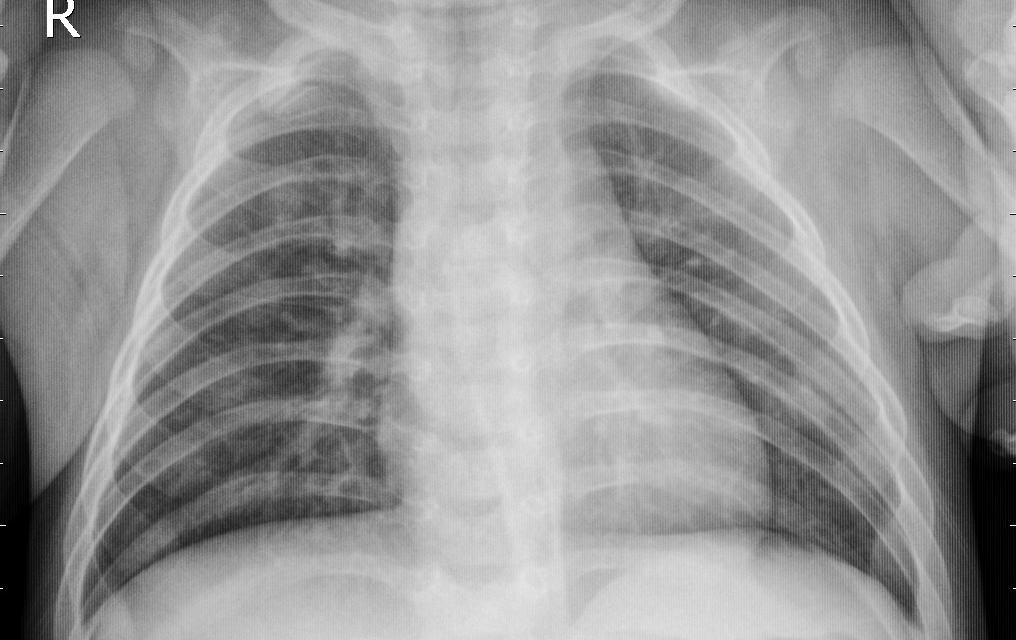
#> input picture tests/test_image.jpg, 1016 x 640 px
$ python -i preprocess_img.py   (imports and definitions only)
#> lines starting #> are read from the running program, lines starting #| are printed output that depends on the picture
#> further down, picture is the input picture: shape (640, 1016, 3); min 0, max 255, mean 148.8
import cv2
import numpy as np


def preprocess(array):
    """
    Preprocesa una imagen para que sea adecuada para la prediccion.

    Args:
        array (numpy.ndarray): Imagen en formato numpy.

    Returns:
        numpy.ndarray: Imagen preprocesada lista para la predición.
    """
    array = cv2.resize(array, (512, 512))
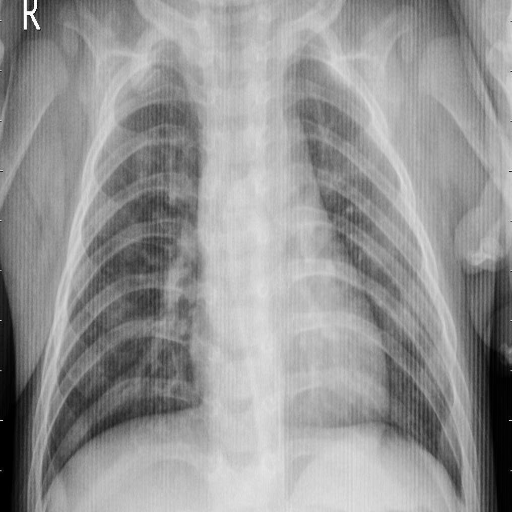
#> array: shape (512, 512, 3); min 0, max 255, mean 148.6
    array = cv2.cvtColor(array, cv2.COLOR_BGR2GRAY)
#> array: shape (512, 512)
    clahe = cv2.createCLAHE(clipLimit=2.0, tileGridSize=(4, 4))
    array = clahe.apply(array)
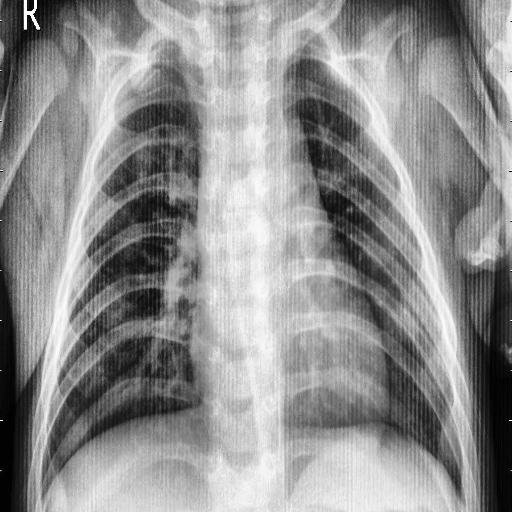
#> array: shape (512, 512); min 0, max 255, mean 142
    array = array / 255
    array = np.expand_dims(array, axis=-1)
    array = np.expand_dims(array, axis=0)

    print("Hola, preprocess_img.py")
    return array

>>> import cv2
>>> picture = cv2.imread('../tests/test_image.jpg')
>>> result = preprocess(picture)
